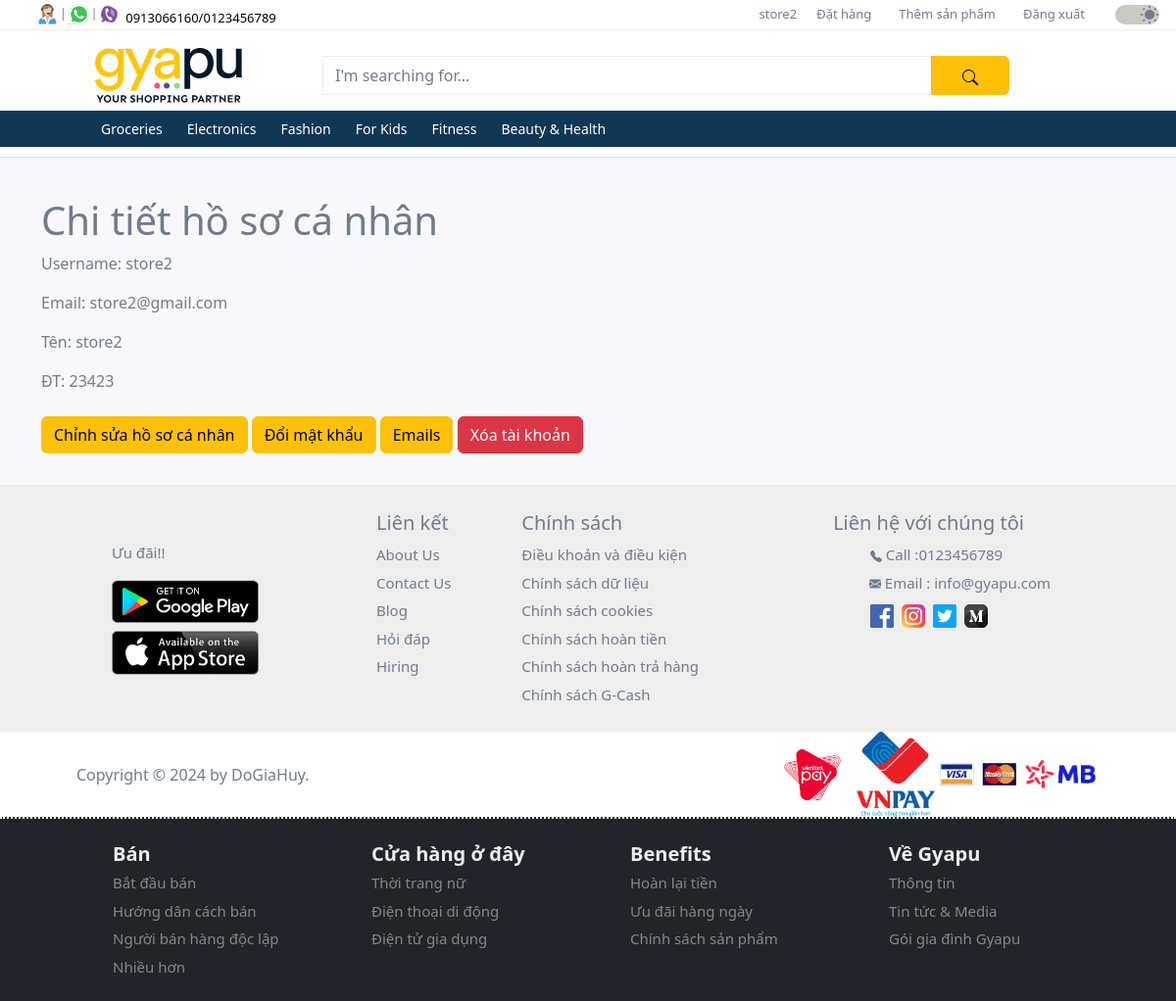
The page /profile/ (signed in) on the database its author committed.
### user/models.py (models this page shows, shortened)
class CustomUser(AbstractUser):
  id = models.UUIDField(
    primary_key = True,
    default = uuid.uuid4,
    editable = False
  )
  full_name = models.CharField(max_length=50, default='Default Name')
  mobile = models.CharField(max_length=10, blank=False, null=False)

class Profile(models.Model):
  GENDER_CHOICES = (
    ('M', 'Male'),
    ('F', 'Female'),
  )
  user = models.OneToOneField(settings.AUTH_USER_MODEL, on_delete=models.CASCADE)
  birth_date = models.DateField(null=True, blank=True)
  gender = models.CharField(max_length=1, choices=GENDER_CHOICES, blank=True)

### products/models.py (models this page shows, shortened)
class Category(models.Model):
  id = models.UUIDField(
    primary_key = True,
    default = uuid.uuid4,
    editable = False
  )
  name = models.CharField(max_length=255)
  description = models.TextField(blank=True)
  parent = models.ForeignKey('self', on_delete=models.CASCADE, null=True, blank=True, related_name='children')
  class Meta:
    verbose_name_plural = 'Categories'

### user/views.py (the view)
# urls.py: path('profile/', ProfileDetailView.as_view(), name='profile_detail'),
class ProfileDetailView(BaseProfileDetailView):
  pass

### products/context_processors.py (called while the page is built)
def categories(request):
  categories = Category.objects.filter(parent__isnull=True)
  return {'categories': categories}

### user/context_processors.py (called while the page is built)
def user_group(request):
  user_belong_to_store = request.user.groups.filter(name='store').exists()
  return {'user_belong_to_store': user_belong_to_store}

### user/views.py (called while the page is built)
  def get_object(self, queryset=None):
    return self.request.user.profile

### user/templates/account/profile.html (shortened to what this page needs)
{% extends "_base.html" %}
{% block content %}
  <div class="mb-3">
    <h1>Chi tiết hồ sơ cá nhân</h1>
    <p>Username: {{ profile.user.username }}</p>
    <p>Email: {{ profile.user.email }}</p>
    <p>Tên: {{ profile.user.full_name }}</p>
    <p>ĐT: {{ profile.user.mobile }}</p>
    <a href="{% url 'profile_update' %}" class="btn btn-warning mt-2">Chỉnh sửa hồ sơ cá nhân</a>
    <a href="{% url 'password_change' %}" class="btn btn-warning mt-2">Đổi mật khẩu</a>
    <a href="{% url 'account_email' %}" class="btn btn-warning mt-2">Emails</a>
    <a href="{% url 'delete_account' user.id %}" class="btn btn-danger mt-2">Xóa tài khoản</a>
  </div>
{% endblock content %}

### user/templates/homepage/upper_navbar.html (shortened to what this page needs)
{% load static %}
<nav class="navbar navbar-expand-lg first-nav">
  <div class="container-fluid d-flex">
    <div class="contact-icons ms-4 d-none d-lg-block">
      <div class="d-flex">
        <div class="d-flex">
          <div class="tooltip px-0">
            <img src="{% static "images/icons/contact.svg" %}" alt="phone">
          </div>
          <span class="pt-1">|</span>
        </div>
        <div class="d-flex">
          <div class="tooltip px-0">
            <img src="{% static "images/icons/whatsapp.png" %}" alt="whatsapp">
          </div>
          <span class="pt-1">|</span>
        </div>
        <div>
          <div class="tooltip px-0">
            <img src="{% static "images/icons/viber.png" %}" alt="viber">
          </div>
        </div>
        <div class="mt-1">
          <a class="phone-number ps-1" href="#">
            0913066160/0123456789
          </a>
        </div>
      </div>
    </div>
    <div class="menu flex-grow-1">
      <div class="collapse navbar-collapse justify-content-end" id="collapsibleNavbar">
        <ul class="navbar-nav">
          {% if user.is_authenticated %}
            <li class="nav-item">
              <a href="{% url 'profile_detail' %}">{{ user.username }}</a>
            </li>
            <li class="nav-item">
              <a href="{% url 'order_list' %}">Đặt hàng</a>
            </li>
            <li class="nav-item">
              {% if user_belong_to_store %}
                <a class="nav-link py-0" href="{% url 'product_add' %}">Thêm sản phẩm</a>
              {% else %}
                <a class="nav-link py-0" href="{% url 'address_list' %}">Địa chỉ</a>
              {% endif %}
            </li>
            <li class="nav-item">
              <a href="{% url 'account_logout' %}">Đăng xuất</a>
            </li>
          {% else %}
            <li class="nav-item">
              <a class="nav-link py-0" href="{% url 'store_login' %}">Bán sản phẩm của bạn</a>
            </li>
          {% endif %}
        </ul>
      </div>
    </div>
    <div class="accessibilities">
      <div class="d-flex justify-content-end">
        <div class="switch">
          <div class="form-check form-switch ms-3">
            <input class="form-check-input" type="checkbox" id="toggleswitch" value="yes" checked>
          </div>
        </div>
      </div>
    </div>
  </div>
</nav>

### user/templates/homepage/lower_navbar.html (shortened to what this page needs)
{% load static %}
<nav class="navbar navbar-expand-xl d-flex flex-column second-nav" id="secondNav">
  <div class="container">
    <div class="d-flex flex-row container-fluid gyapu-head">
      <a class="navbar-brand" href="
        {% if not user_belong_to_store %}
          {% url 'home' %}
        {% else %}
          {% url 'store_dashboard' %}
        {% endif %}
      ">
        <img class="img-fluid" id="gyapu-head" src="{% static "images/gyapu-header-lightmode.svg" %}" alt="gyapu brand logo">
      </a>
      <form class="input-group mt-3 mb-3" method="get" action="{% url 'search_results' %}">
        <input type="text" class="form-control" placeholder="I'm searching for..." name="query">
        <button class="btn btn-warning" type="submit">
        </button>
      </form>
    </div>
  </div>
  <div class="dropdown-nav">
    <div class="container">
      <div class="collapse navbar-collapse" id="mynavbar">
        <ul class="navbar-nav">
          {% for category in categories %}
            <li class="nav-item dropdown">
              <a class="nav-link dropbtn" href="{% url 'product_by_category' category.name %}">{{ category.name }}</a>
            </li>
          {% endfor %}
        </ul>
      </div>
    </div>
  </div>
</nav>

### user/static/css/style.css (style rules this page uses)
* { margin: 0; padding: 0; scroll-behavior: smooth; }
:root { --backgroundColor: #ffffff; --featureListBgColor: #F8F8FA; --cardBgColor: #ffffff; --contactsBgColor: #EEEEEE; --toggleswitchBgColor: #CCC9C5; --textColor: #707B8E; --priceColor: #103755; --buttomnavColor: #103755; --border: #eeeeee; --controlColor: #606775; --phoneColor: #000000; --navAnchorHover: #000000; --inputBorderSelection: #eeeeee; --topicColorHover: #000000; --gyapuHeader: #031828; --cardHoverBoxShadow: 0 2px 4px 0 rgba(158, 155, 155, 0.19), 0 4px 10px 0 rgba(158, 155, 155, 0.19); }
body { color: var(--textColor); background-color: var(--backgroundColor); }
.first-nav { height: 30px; z-index: 3; background-color: var(--backgroundColor); }
.first-nav a { text-decoration: none; color: var(--textColor); }
.first-nav .contact-icons img { width: 25px; height: 25px; }
.first-nav .contact-icons span { font-size: 12px; color: var(--textColor); }
.phone-number { font-size: 13px; color: var(--phoneColor) !important; }
#collapsibleNavbar { font-size: 13px; }
#collapsibleNavbar ul li { padding: 0 10px; }
#collapsibleNavbar a { color: var(--textColor); }
.switch { margin-top: -5px; margin-left: 15px; }
.switch .form-check-input { font-size: 20px; width: 45px; background-color: var(--toggleswitchBgColor); border: none; cursor: pointer; }
.switch .form-switch .form-check-input { background-image: url("/static/images/moon.svg"); }
.switch .form-switch .form-check-input:checked { background-image: url("/static/images/sun.svg"); }
.second-nav { width: 100%; margin: 0; padding-top: 10px; padding-bottom: 0; background-color: var(--backgroundColor); z-index: 2; border-top: 1px solid var(--border); }
.second-nav .container .container-fluid { width: 1000px; }
.second-nav .container .container-fluid a { margin: auto; }
.second-nav img { width: 150px !important; min-width: 100px; }
.second-nav form { max-width: 700px !important; height: 40px; margin-left: 40px; }
.second-nav form input { background: transparent; border: 1px solid var(--border); }
.second-nav form input::placeholder { color: var(--textColor); }
.form-control { color: var(--textColor) !important; }
.second-nav form button { width: 80px; }
#mynavbar a { color: var(--textColor); }
.tooltip { position: relative; font-size: 16px; display: inline-block; opacity: 1; }
.dropdown-nav { width: 100%; background-color: #103755; z-index: 2; }
.dropdown-nav .container { padding-left: 65px; }
.dropbtn { color: #ffffff !important; font-size: 14px; margin-right: 9px; }
.dropdown, .dropleft, .sub-dropleft { position: relative; display: inline-block; }
@media only screen and (max-width: 1200px) { .second-nav { padding-bottom: 10px; border-bottom: 1px solid #e0e0e0; } }

### rows shown on the page
CustomUser: username "store2"
Category: name "Groceries"
Category: name "Electronics"
Category: name "Fashion"
Category: name "For Kids"
Category: name "Fitness"
Category: name "Beauty & Health"
Profile: user.username "store2", user.email "store2@gmail.com", user.full_name "store2", user.mobile "23423"
